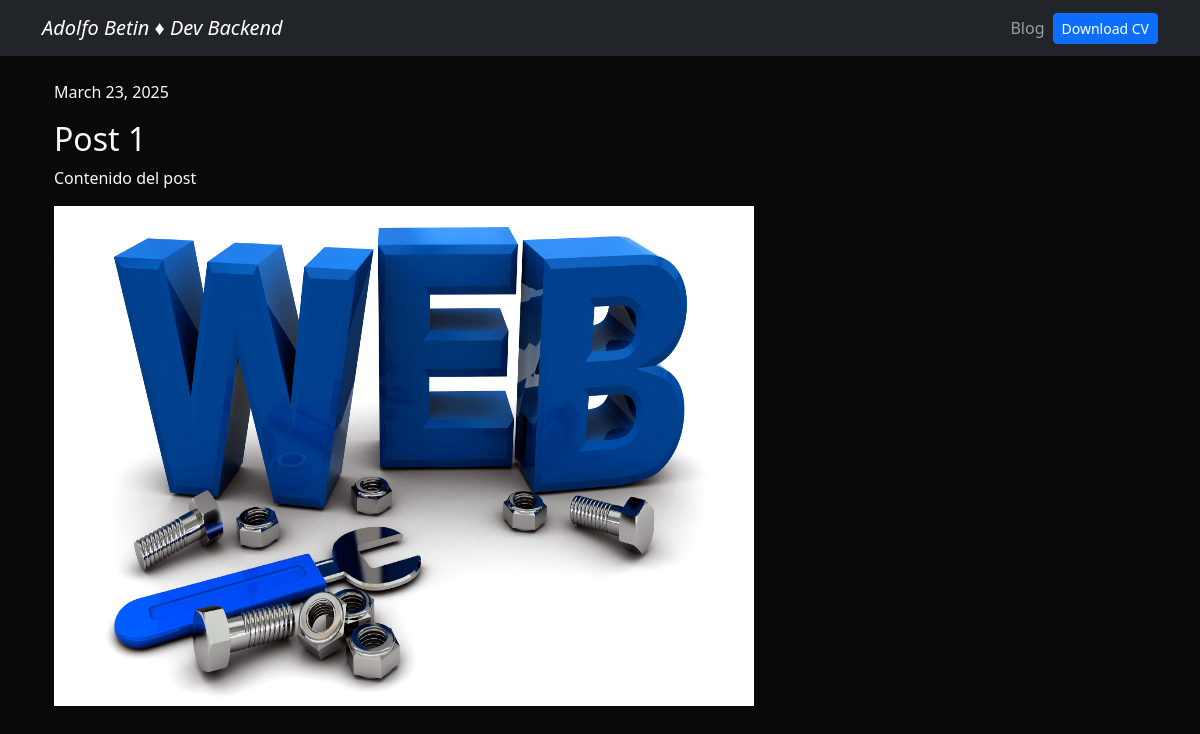
Before: /blog/1 with the older database file.
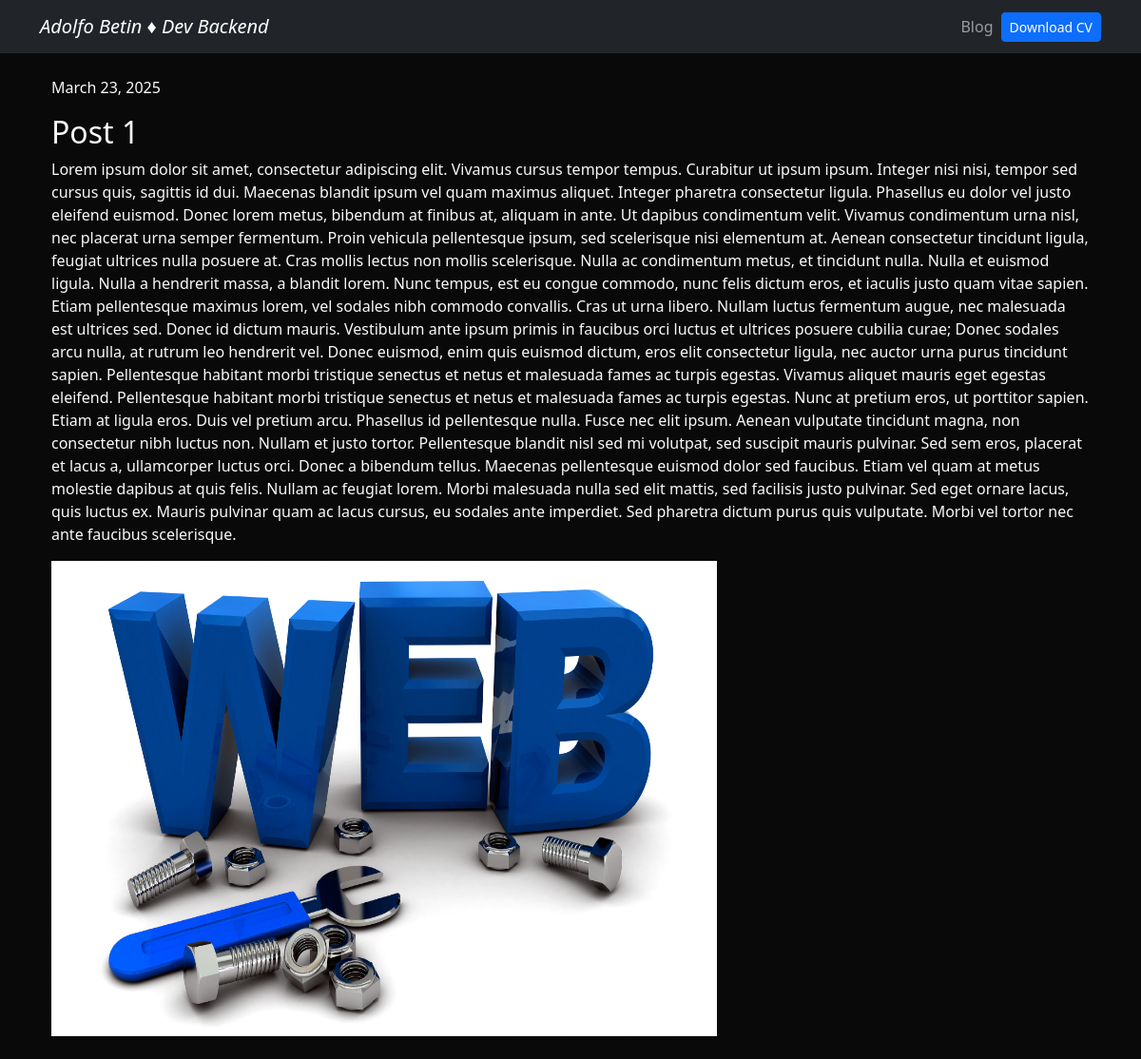
After: the same page with the newer database file.
### blog/models.py (models this page shows)
class Post(models.Model):
    title = models.CharField(max_length=100)
    description = models.TextField()
    image = models.ImageField(upload_to='blog/images')
    date = models.DateField(default=datetime.date.today)

### blog/views.py (the view)
# urls.py: path('<int:post_id>', post_detail, name='post_detail')
def post_detail(request, post_id):
    post = get_object_or_404(Post, pk=post_id)
    return render(request, 'post_detail.html',{"post":post})

### blog/templates/post_detail.html
{% extends 'layout.html' %}
{% block content %}
    <p>{{post.date}}<p>
    <h2>{{post.title}}</h2>
    <p>{{post.description|safe}}</p>
    <img src="{{post.image.url}}" width="700" height="500" alt="{{post.title}}">
{% endblock %}

Changed rows visible on the page:
changed Post "Post 1": description "Contenido del post" → "Lorem ipsum dolor sit amet, consectetur adipiscing elit. Vivamus cursus tempor tempus. Curabitur ut ipsum ipsum. Integer nisi nisi, tempor sed cursus quis, sagittis id dui. Maecenas blandit ipsum vel quam maximus aliquet. Integer pharetra consectetur ligula. Phasellus eu dolor vel justo eleifend euismod. Donec lorem metus, bibendum at finibus at, aliquam in ante. Ut dapibus condimentum velit. Vivamus condimentum urna nisl, nec placerat urna semper fermentum. Proin vehicula pellentesque ipsum, sed scelerisque nisi elementum at. Aenean consectetur tincidunt ligula, feugiat ultrices nulla posuere at. Cras mollis lectus non mollis scelerisque. Nulla ac condimentum metus, et tincidunt nulla.…"
